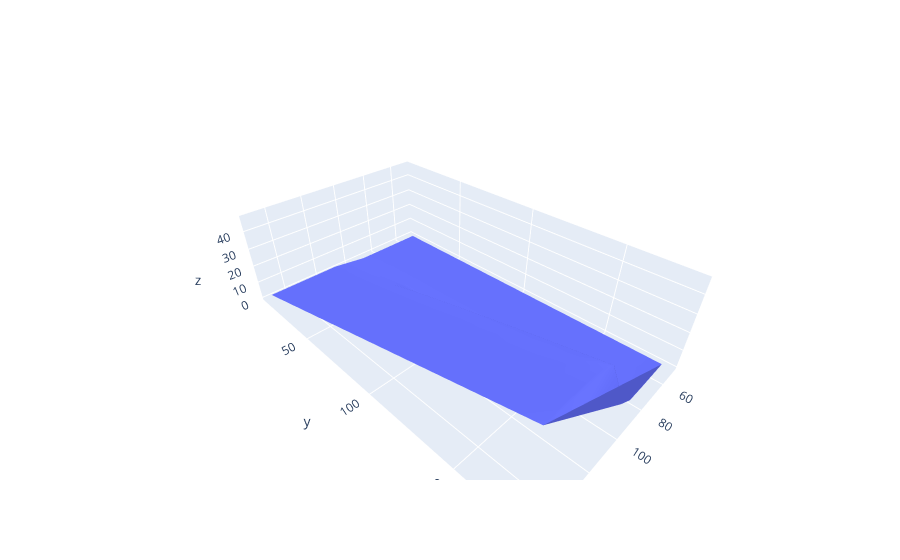

The code cell stored with this chart in its notebook:
### Code cell
fig = go.Figure(data=[
    go.Mesh3d(
        x=stock_by_time['S'],
        y = stock_by_time['T'],
        z=stock_by_time['rho'],
    )
])
fig

### Figure 1 — Plotly figure (JSON) as saved in the notebook; plotly's stock layout.template omitted (floating-point values rounded to 4 significant figures; data arrays with more than 128 entries replaced by an {"elided": "..."} marker saying what was removed)
{"data": [{"type": "mesh3d", "x": {"elided": "198 int values"}, "y": {"elided": "198 int values"}, "z": {"elided": "198 float values"}}], "layout": {}}
